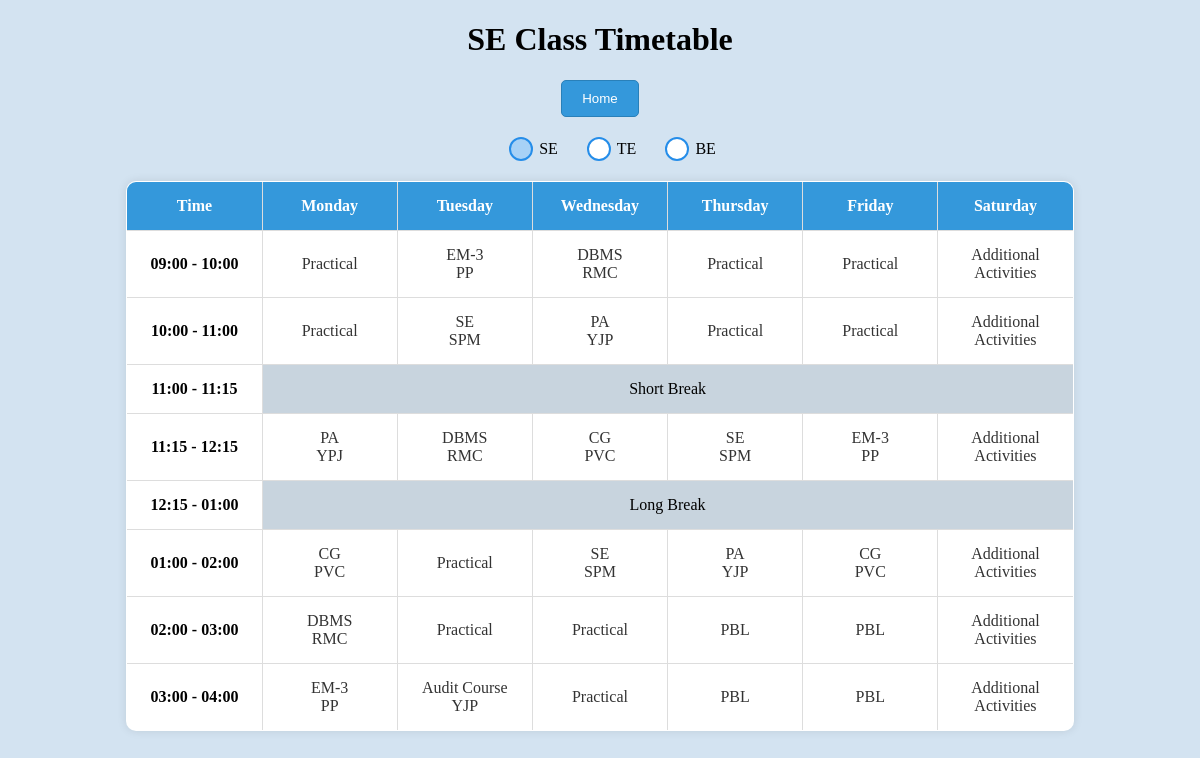
The page /se_tt on the database its author committed.
### tables this page shows
CREATE TABLE "SE_TT" (
    id INTEGER PRIMARY KEY,
    day TEXT NOT NULL,
    time_slot TEXT NOT NULL,
    subject TEXT,
    instructor TEXT,
    room TEXT,
    UNIQUE (day, time_slot)
);

### app.py (the view)
@app.route('/se_tt')
def se_tt():
    timetable_data = query_db('SELECT * FROM SE_TT ORDER BY day, time_slot')
    return render_template('se_tt.html',timetable_data = timetable_data)

### app.py (called while the page is built)
def get_db():
    db = getattr(g, '_database', None)
    if db is None:
        db = g._database = sqlite3.connect(app.config['DATABASE'])
        db.row_factory = sqlite3.Row
    return db

def query_db(query, args=(), one=False):
    cur = get_db().execute(query, args)
    result = cur.fetchall()
    cur.close()
    column_names = [column[0] for column in cur.description]
    if not result:
        return None
    if one:
        return dict(zip(column_names, result[0]))
    return [dict(zip(column_names, row)) for row in result]

### templates/se_tt.html (shortened to what this page needs)
<!DOCTYPE html>
<html lang="en">
<head>
</head>
<body>
  <h1>SE Class Timetable</h1>
  <button class="home-button" onclick="redirectToAdminOptions()">Home</button>
  <div class="toggles">
    <label for="seRadio">SE</label>
    <label for="teRadio">TE</label>
    <label for="beRadio">BE</label>
  </div>
  <table border="1" class = "timetable-table">
    <tr>
      <th>Time</th>
      <th>Monday</th>
      <th>Tuesday</th>
      <th>Wednesday</th>
      <th>Thursday</th>
      <th>Friday</th>
      <th>Saturday</th>
    </tr>
    {% for time_slot in ['09:00 - 10:00', '10:00 - 11:00', '11:00 - 11:15', '11:15 - 12:15', '12:15 - 01:00', '01:00 - 02:00', '02:00 - 03:00','03:00 - 04:00'] %}
    <tr>
      <td>{{ time_slot }}</td>
      {% for day in ['Monday', 'Tuesday', 'Wednesday', 'Thursday', 'Friday', 'Saturday'] %}
      {% if time_slot == '11:00 - 11:15' or time_slot == '12:15 - 01:00' %}
      {% if day == 'Monday' %}
      <td colspan="6" style="background-color: rgb(200, 212, 222); text-align: center;">
        {% if time_slot == '11:00 - 11:15' %}
        Short Break
        {% elif time_slot == '12:15 - 01:00' %}
        Long Break
        {% endif %}
      </td>
      {% endif %}
      {% else %}
      <td>
        {% for entry in timetable_data %}
        {% if entry.day == day and entry.time_slot == time_slot %}
        {% if entry.instructor is not none %}
        <a onclick='confirmNavigation("{{ entry.subject }}", "{{ entry.time_slot }}")'>
          {{ entry.subject }} <br>
          {% if entry.instructor != null %}{{ entry.instructor }} <br>{% endif %}
        </a>
        {% else %}
        <a onclick='confirmNavigation("{{ entry.subject }}", "{{ entry.time_slot }}")'>
          {{ entry.subject }} <br>
        </a>
        {% endif %}
        {% endif %}
        {% endfor %}
      </td>
      {% endif %}
      {% endfor %}
    </tr>
    {% endfor %}
  </table>
</body>
</html>

### templates/se_tt.html (style rules this page uses)
h1 { text-align: center; }
body { background-color: #D3E3F1; }
table { border-collapse: collapse; width: 50%; margin: auto; background-color: #fff; }
th, td { text-align: center; padding: 8px 0px 8px 0px; border: 1px solid black; }
td { transition: background-color 0.3s ease-in-out; width: 80px; }
tr>td:nth-child(1) { font-weight: bold; }
a { text-decoration: none; color: inherit; cursor: pointer; display: block; }
input[type="radio"]+label { position: relative; padding-left: 30px; cursor: pointer; display: inline-block; line-height: 24px; font-size: 16px; }
input[type="radio"]+label:before { content: ""; position: absolute; left: 0; top: 50%; transform: translateY(-50%); width: 20px; height: 20px; border: 2px solid rgb(37, 141, 233); background-color: #fff; border-radius: 50%; transition: background-color 0.3s ease-in-out; }
input[type="radio"]:checked+label:before { background-color: rgb(167, 209, 246); }
.toggles { margin: 20px; text-align: center; }
.home-button { display: block; margin: 20px auto; padding: 10px 20px; text-align: center; text-decoration: none; color: #fff; background-color: #3498db; border: 1px solid #2980b9; border-radius: 5px; cursor: pointer; transition: background-color 0.3s ease-in-out; }
table { border-collapse: collapse; width: 80%; margin: auto; background-color: #fff; margin-top: 20px; border-radius: 10px; overflow: hidden; box-shadow: 0 0 10px rgba(0, 0, 0, 0.1); }
th, td { text-align: center; padding: 15px 10px; border: 1px solid #ddd; }
th { background-color: #3498db; color: #fff; }
td { transition: background-color 0.3s ease-in-out; }
td a { color: #333; text-decoration: none; display: block; }

### rows shown on the page
SE_TT: subject "Practical"
SE_TT: subject "EM-3", instructor "PP"
SE_TT: subject "DBMS", instructor "RMC"
SE_TT: subject "Practical"
SE_TT: subject "Practical"
SE_TT: subject "Additional Activities"
SE_TT: subject "Practical"
SE_TT: subject "SE", instructor "SPM"
SE_TT: subject "PA", instructor "YJP"
SE_TT: subject "Practical"
SE_TT: subject "Practical"
SE_TT: subject "Additional Activities"
SE_TT: subject "PA", instructor "YPJ"
SE_TT: subject "DBMS", instructor "RMC"
SE_TT: subject "CG", instructor "PVC"
SE_TT: subject "SE", instructor "SPM"
SE_TT: subject "EM-3", instructor "PP"
SE_TT: subject "Additional Activities"
SE_TT: subject "CG", instructor "PVC"
SE_TT: subject "Practical"
SE_TT: subject "SE", instructor "SPM"
SE_TT: subject "PA", instructor "YJP"
SE_TT: subject "CG", instructor "PVC"
SE_TT: subject "Additional Activities"
SE_TT: subject "DBMS", instructor "RMC"
SE_TT: subject "Practical"
SE_TT: subject "Practical"
SE_TT: subject "PBL"
SE_TT: subject "PBL"
SE_TT: subject "Additional Activities"
SE_TT: subject "EM-3", instructor "PP"
SE_TT: subject "Audit Course", instructor "YJP"
SE_TT: subject "Practical"
SE_TT: subject "PBL"
SE_TT: subject "PBL"
SE_TT: subject "Additional Activities"

### other values the page prints
{{ time_slot }} "09:00 - 10:00" "10:00 - 11:00" "11:00 - 11:15" "11:15 - 12:15" "12:15 - 01:00" "01:00 - 02:00" "02:00 - 03:00" "03:00 - 04:00"
